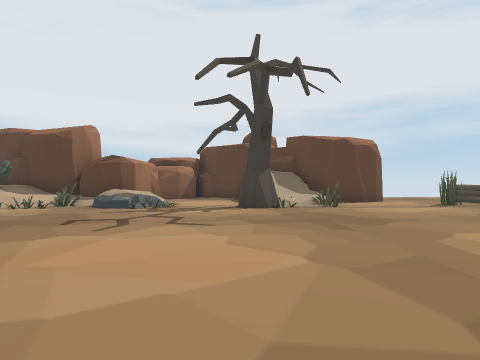
View 1 (above)

17 first-person views from a walk through a scene from a Unity 3-D project. The camera is 1.4 m above the floor, looks level and sees 75° across. The floor is counted in squares, 2 m on a side. Each view is taken from the middle of a square. On the plan, view 1 faces up. The plan holds only what a view shows up to about 10 squares ahead; the rest is blank. The place goes on beyond the plan. The player is left out. Door leaves are left out, so doorways stand open.

View 2
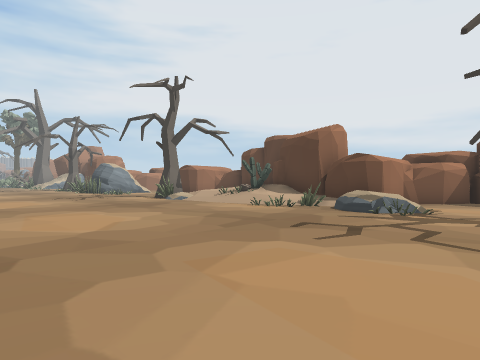

View 3
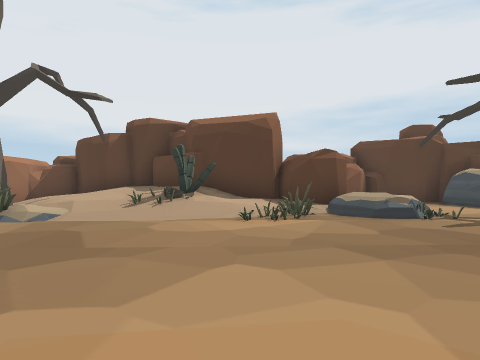

View 4
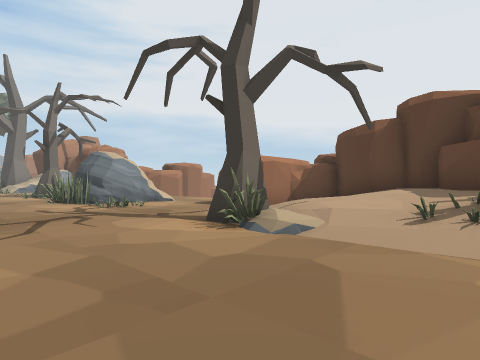

View 5
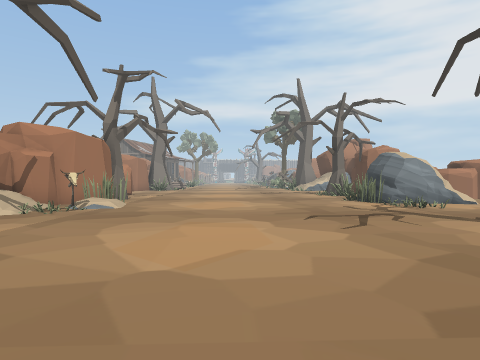

View 6
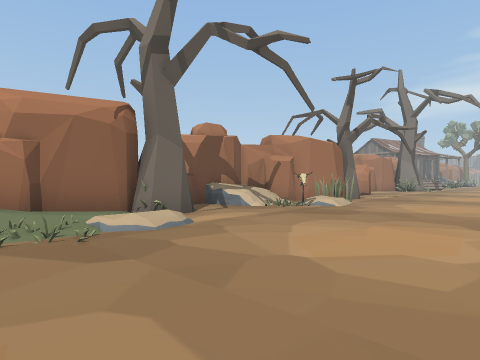

View 7
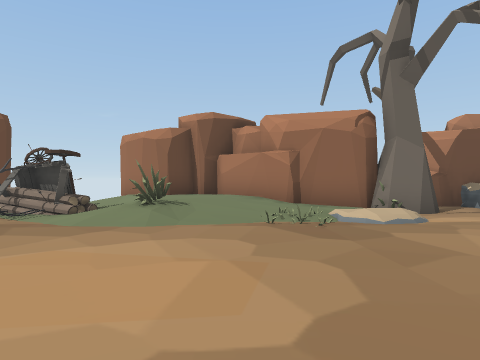

View 8
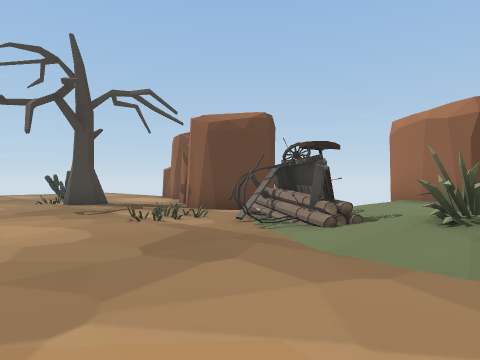

View 9
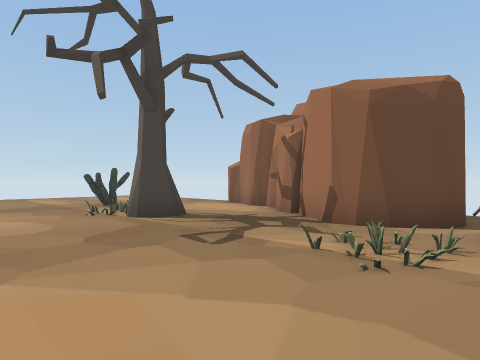

View 10
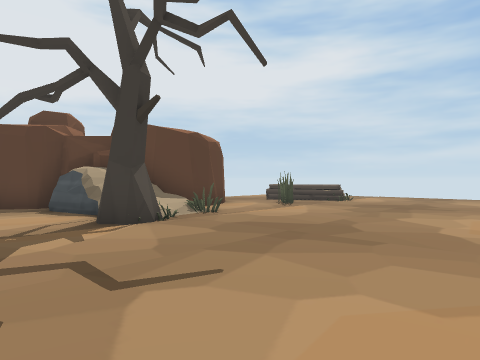

View 11
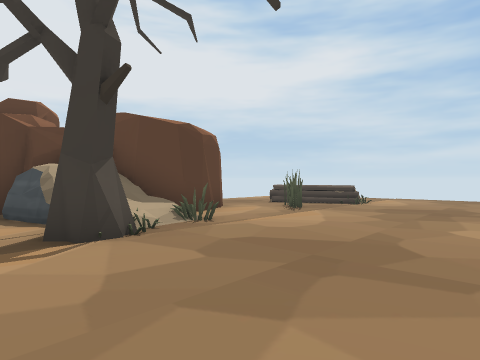

View 12
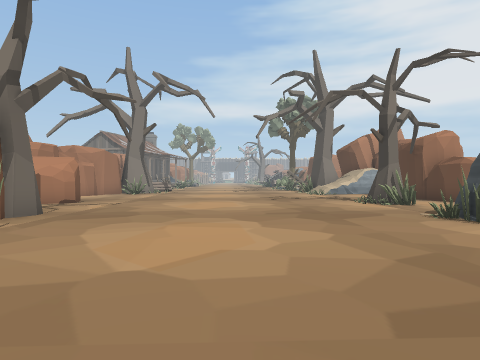

View 13
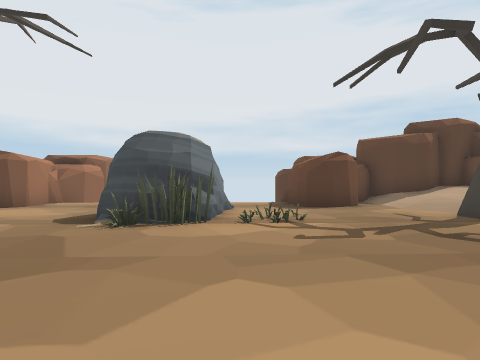

View 14
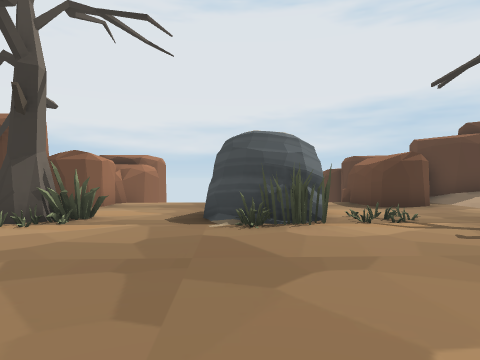

View 15
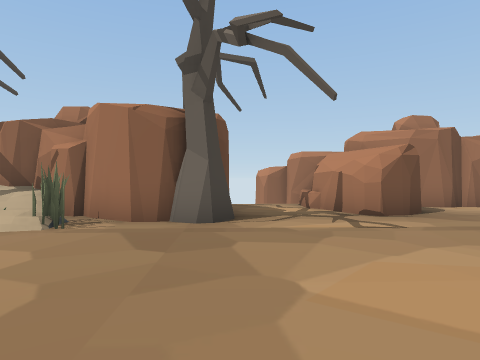

View 16
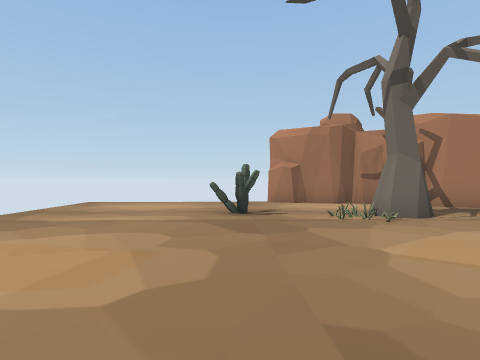

View 17
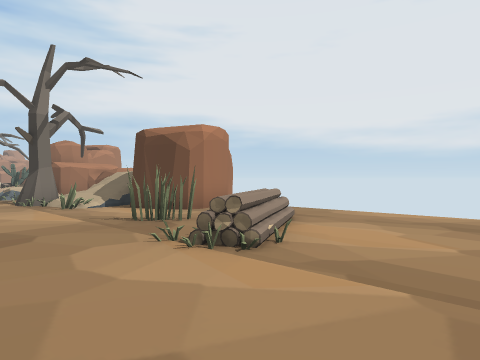

### Floor plan
Key: @ floor where view 1 was taken; # wall or solid block; . main floor; : floor 0.25 m higher than the main floor; + floor 0.5 m higher than the main floor; * floor 1 m higher than the main floor; / step, stairs or slope; = window, fence, low wall or low ledge; C cactus; T tree.
Columns run from 22 left of view 1 to 11 right of it. Each row starts with its distance up from view 1.
 13          ###        ###   #
 12 ##      ##/####    ##.#####   ...
 11 #...  ..##.//*##  ##..#/###.. ...
 10 #...  /.../////####/..///##..==...
  9 .... #.....////C/////..//...#.=...
  8 T#..##.....T+////.//..TT.......=..
  7 T#../#......#.....................
  6 ..................................
  5 .................................
  4 ................................
  3 .................................
  2 .................................
  1 ..................................
  0 ......./....//..///...@...T..C....
 -1 ....T.#/..../////#/##........C....
 -2 ....T##///.##:/+++/##.##..........
 -3 #...####*#. ###+++//#####.........
 -4 ##..   ####   #####/ .# ####. ....
 -5  #..              #/
 -6  #

Positions as (right, up) in squares from view 1, and headings:
1: (0, 0), facing up
2: (0, 1), facing up-left
3: (-6, 2), facing up
4: (-7, 4), facing up-left
5: (-7, 3), facing left
6: (-7, 4), facing down-left
7: (-7, 5), facing down
8: (-6, 3), facing down-right
9: (-2, 3), facing down-right
10: (-2, 3), facing up-right
11: (-1, 4), facing up-right
12: (-12, 3), facing left
13: (-16, 2), facing up
14: (-18, 2), facing up
15: (-19, 4), facing down
16: (7, 6), facing down
17: (11, 6), facing up-left
